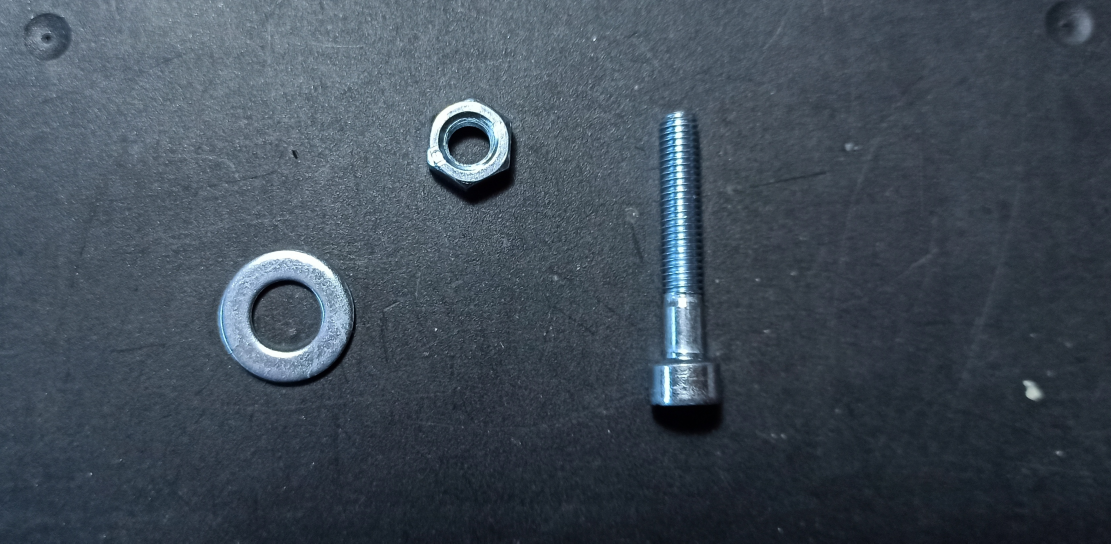
#> input picture src/software/.g_arm_code/Examples/NutsAndBolts/imageExample.jpg, 3333 x 1630 px (shown at 1/3 size)
$ python -i imageProcessing.py   (imports and definitions only)
#> lines starting #> are read from the running program, lines starting #| are printed output that depends on the picture; after the words box and inside, x2 and y2 are one past the last pixel; in counts of white or black regions, pixels touching at a corner belong together
#> further down, picture is the input picture: shape (1630, 3333, 3); mean B, G, R 87.4, 76, 64.9
import cv2, math

SHOW = False

# [5 lines left out: function __squareShape, not called in this run]

def __distance(A, B):
    return math.sqrt( math.pow(A[0]-B[0], 2) + math.pow(A[1]-B[1], 2) )

def filterImage(inputImage):
    img = cv2.cvtColor(inputImage, cv2.COLOR_BGR2GRAY)
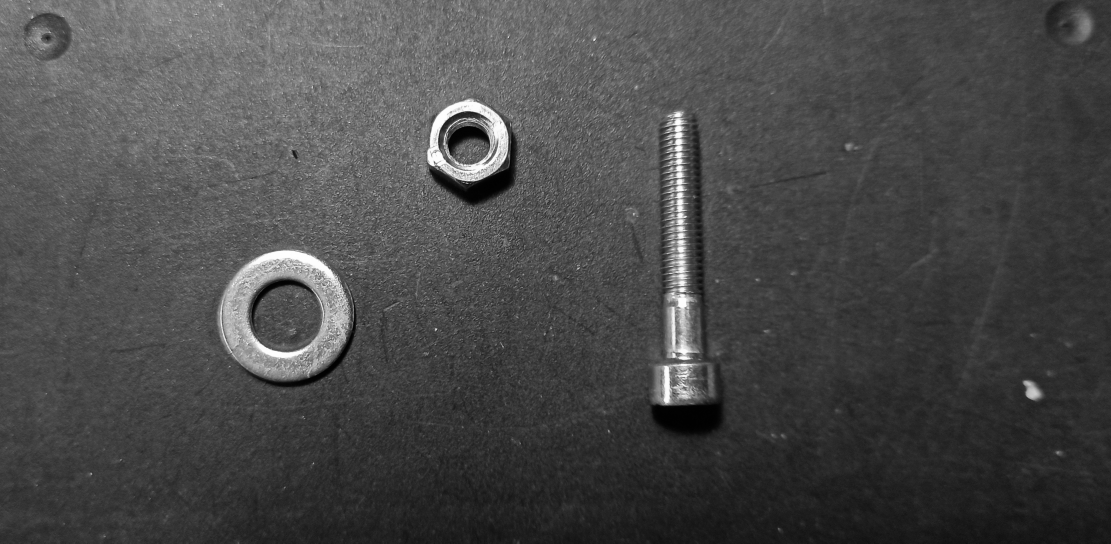
#> img: shape (1630, 3333) (shown at 1/3 size); min 0, max 255, mean 74

    # Gaussian Blur with 25x25 kernel
    blur = cv2.GaussianBlur(img, (25, 25), cv2.BORDER_DEFAULT)

    # Make a mask filtering by whiteness
    _, threshold = cv2.threshold(blur, 145, 255, cv2.THRESH_BINARY)
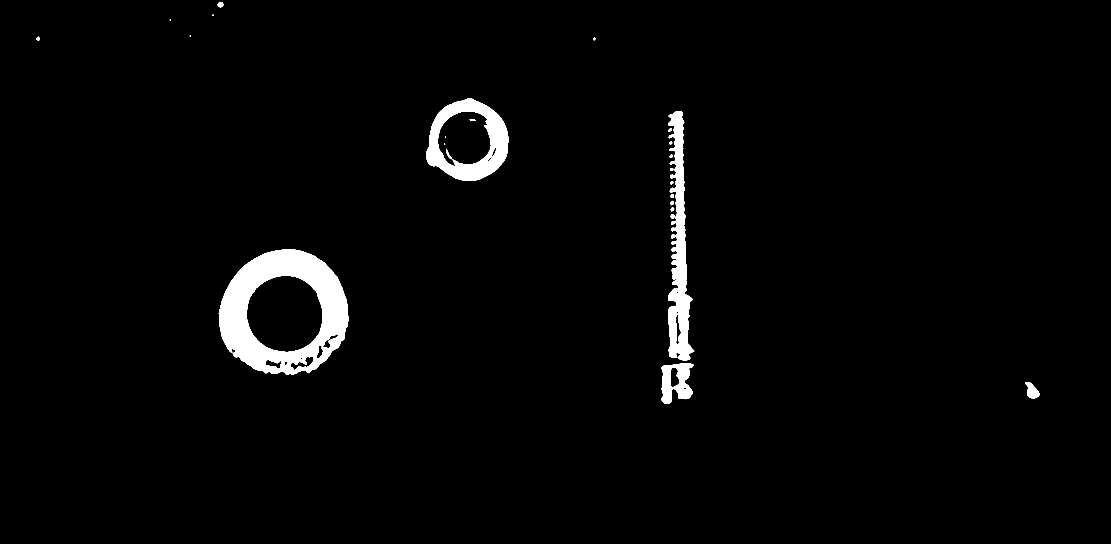
#> threshold: shape (1630, 3333) (shown at 1/3 size); 2.4% white; 22 white regions (5 under 20 px), largest, box (x1, y1, x2, y2) and area: (656, 748, 1045, 1125) 69656, (2004, 333, 2083, 1082) 27845, (1279, 295, 1525, 543) 25877

    if SHOW: # DEBUG
        cv2.namedWindow('Filter', cv2.WINDOW_AUTOSIZE)
        show = cv2.resize(threshold, (int(threshold.shape[1] * 0.1), int(threshold.shape[0] * 0.1)), cv2.INTER_AREA)
        cv2.imshow('Filter', show)

    return threshold

# [36 lines left out: functions getBoltContours, getContourExtremes, not called in this run]

>>> import cv2
>>> picture = cv2.imread('../NutsAndBolts/imageExample.jpg')
>>> result = filterImage(picture)
